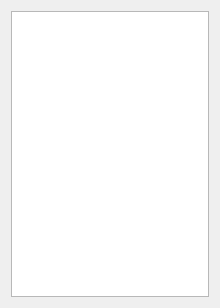
<?xml version="1.0" encoding="UTF-8"?>
<ui version="4.0">
 <class>Mover</class>
 <widget class="QDialog" name="Mover">
  <property name="geometry">
   <rect>
    <x>0</x>
    <y>0</y>
    <width>220</width>
    <height>308</height>
   </rect>
  </property>
  <property name="windowTitle">
   <string>Dialog</string>
  </property>
  <layout class="QVBoxLayout" name="verticalLayout">
   <item>
    <widget class="QListWidget" name="lstItems">
     <property name="font">
      <font>
       <pointsize>12</pointsize>
      </font>
     </property>
    </widget>
   </item>
  </layout>
 </widget>
 <resources/>
 <connections/>
</ui>
